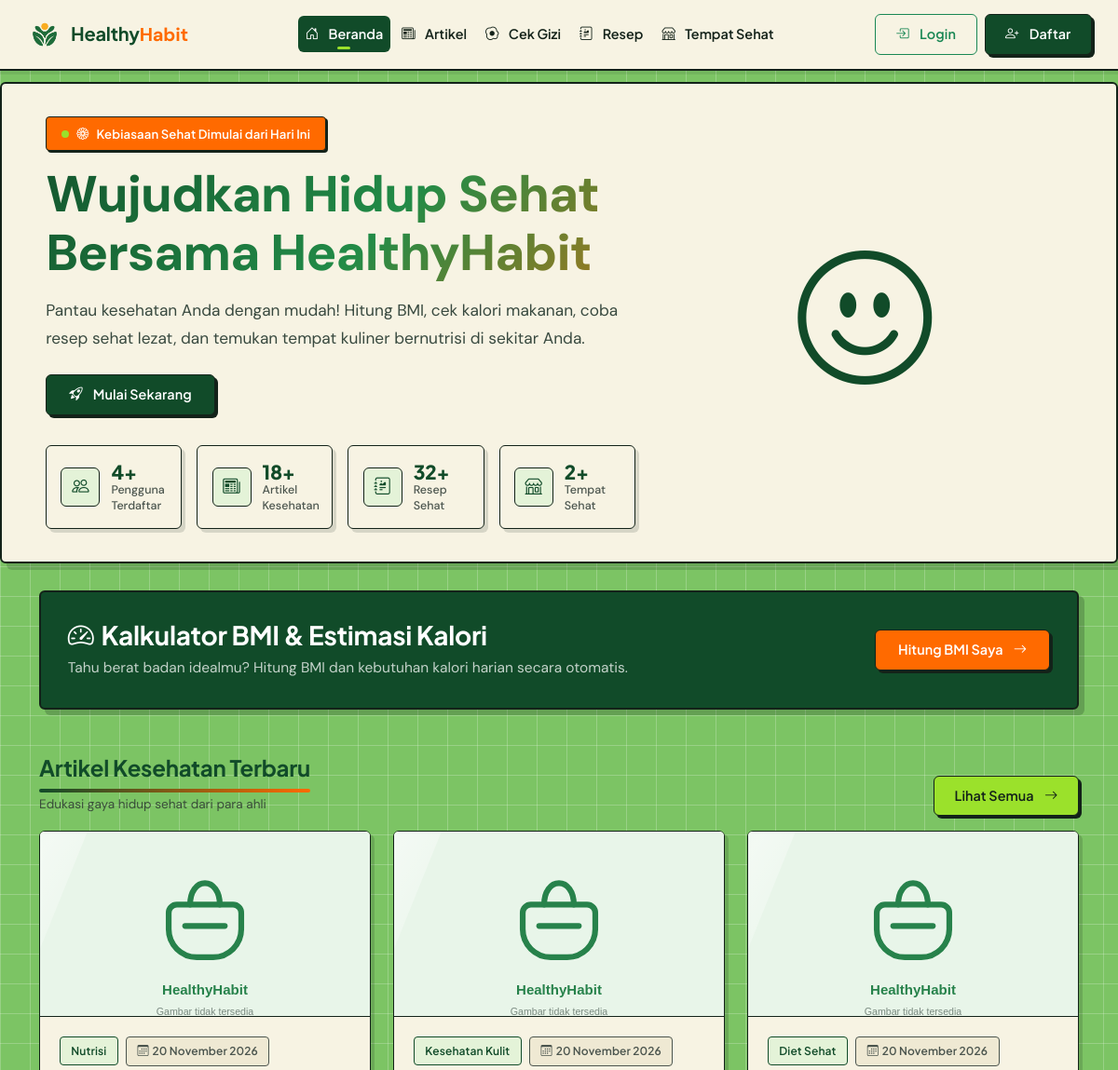
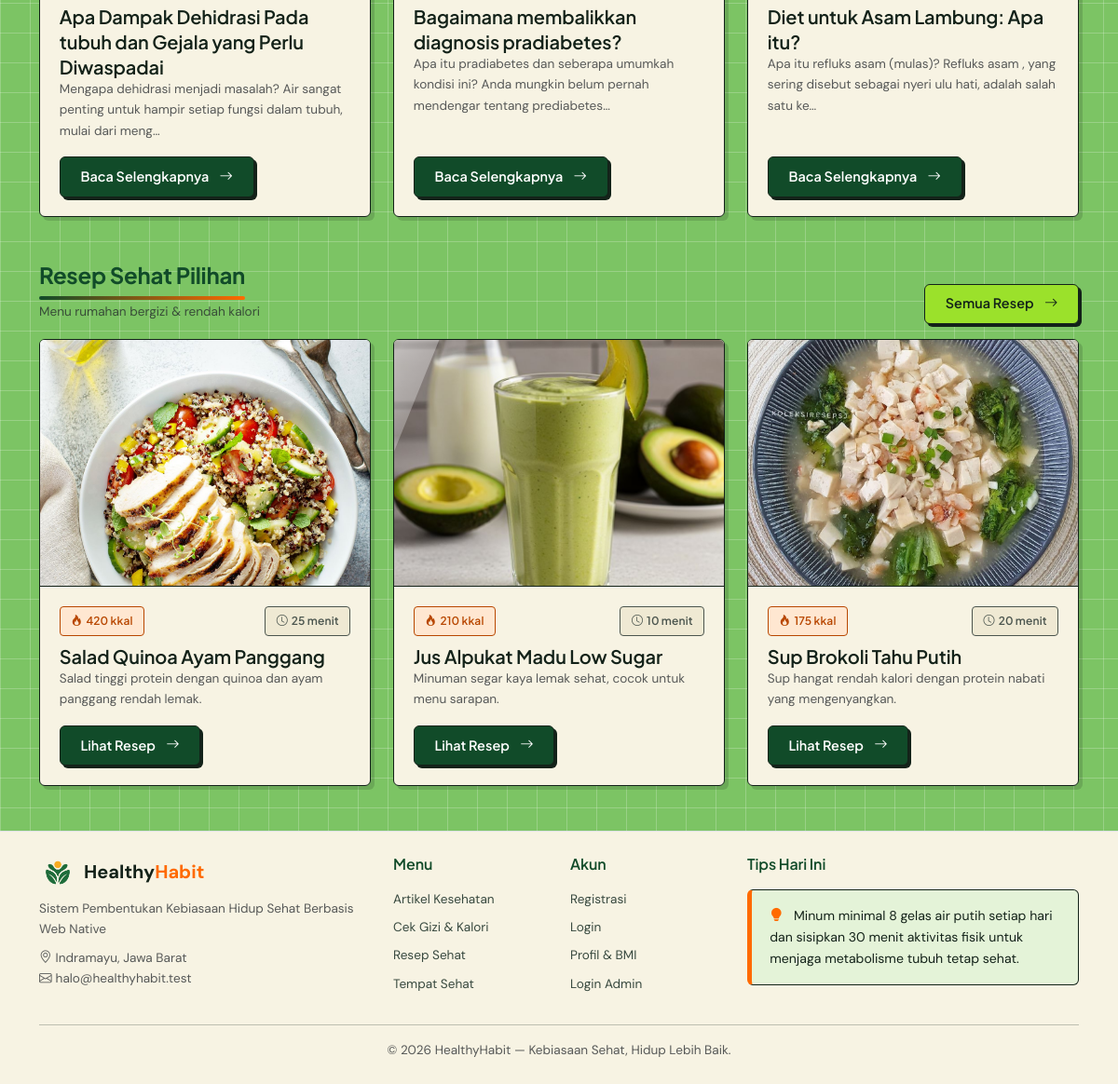
The page / on the database its author committed (2 pictures, top to bottom).
### tables this page shows
CREATE TABLE `artikel_kesehatan` (
  `id_artikel` int(11) NOT NULL AUTO_INCREMENT,
  `id_kategori_artikel` int(11) DEFAULT NULL,
  `id_admin` int(11) DEFAULT NULL,
  `judul_artikel` varchar(180) NOT NULL,
  `isi_artikel` text NOT NULL,
  `foto_artikel` varchar(255) DEFAULT NULL,
  `tanggal_terbit` date NOT NULL,
  PRIMARY KEY (`id_artikel`),
  KEY `fk_artikel_kategori` (`id_kategori_artikel`),
  KEY `fk_artikel_admin` (`id_admin`),
  CONSTRAINT `fk_artikel_admin` FOREIGN KEY (`id_admin`) REFERENCES `users` (`id_pengguna`) ON DELETE SET NULL ON UPDATE CASCADE,
  CONSTRAINT `fk_artikel_kategori` FOREIGN KEY (`id_kategori_artikel`) REFERENCES `kategori_artikel` (`id_kategori_artikel`) ON DELETE SET NULL ON UPDATE CASCADE
);

CREATE TABLE `kategori_artikel` (
  `id_kategori_artikel` int(11) NOT NULL AUTO_INCREMENT,
  `nama_kategori` varchar(60) NOT NULL,
  PRIMARY KEY (`id_kategori_artikel`),
  UNIQUE KEY `uq_kategori_nama` (`nama_kategori`)
);

CREATE TABLE `resep` (
  `id_resep` int(11) NOT NULL AUTO_INCREMENT,
  `id_admin` int(11) DEFAULT NULL,
  `judul_resep` varchar(180) NOT NULL,
  `deskripsi` varchar(255) NOT NULL,
  `bahan_bahan` text NOT NULL,
  `langkah_pembuatan` text NOT NULL,
  `waktu_masak` int(11) NOT NULL DEFAULT 0,
  `status_publikasi` enum('draft','dipublikasikan') NOT NULL DEFAULT 'draft',
  `total_kalori` int(11) NOT NULL DEFAULT 0,
  `foto_resep` varchar(255) DEFAULT NULL,
  PRIMARY KEY (`id_resep`),
  KEY `fk_resep_admin` (`id_admin`),
  CONSTRAINT `fk_resep_admin` FOREIGN KEY (`id_admin`) REFERENCES `users` (`id_pengguna`) ON DELETE SET NULL ON UPDATE CASCADE
);

### app/core/Controller.php (called while the page is built, shortened)
<?php
abstract class Controller
{
    protected function view(string $view, array $data = [], string $layout = 'main'): void
    {
        $contentFile = VIEWS_PATH . '/pages/' . $view . '.php';
        extract($data, EXTR_SKIP);
        require $contentFile;
    }
}

### app/controllers/HomeController.php (called while the page is built, shortened)
<?php
class HomeController extends Controller
{
    public function index(): void
    {
        $this->view('home/index', [
            'pageTitle'  => 'Beranda',
            'activeNav'  => 'beranda',
            'statistik'  => [
                'pengguna' => User::count(),
                'artikel'  => Artikel::count(),
                'resep'    => Resep::count(),
                'tempat'   => Tempat::count(),
            ],
            'artikel' => Artikel::terbaru(3),
            'resep'   => array_slice(Resep::cari(null, 'dipublikasikan'), 0, 3),
        ]);
    }
}

### app/core/Router.php (called while the page is built, shortened)
<?php
class Router
{
    private array $routes = [];
    private function add(string $method, string $pattern, array $handler): void
    {
        $regex = preg_replace_callback(
            '#\{(\w+)(?::([^}]+))?\}#',
            static fn(array $m): string => '(?P<' . $m[1] . '>' . ($m[2] ?? '[^/]+') . ')',
            $pattern
        );
        $this->routes[$method][] = ['#^' . $regex . '$#', $handler, $pattern];
    }
    public function dispatch(string $uri, string $method): void
    {
        $path = (string) parse_url($uri, PHP_URL_PATH);
        $path = '/' . trim($path, '/');
        $method = strtoupper($method);
        $match  = $this->match($method, $path);
        [$handler, $params] = $match;
        [$class, $action]   = $handler;
        $controller = new $class();
        $controller->$action(...array_values($params));
    }
    private function match(string $method, string $path): ?array
    {
        foreach ($this->routes[$method] ?? [] as [$regex, $handler]) {
            if (preg_match($regex, $path, $m)) {
                $params = array_filter($m, 'is_string', ARRAY_FILTER_USE_KEY);
                return [$handler, $params];
            }
        }
        return null;
    }
}

### index.php (called while the page is built, shortened)
<?php
require_once __DIR__ . '/app/helpers/helper.php';
spl_autoload_register(function (string $class): void {
    $candidates = [
        APP_PATH . '/core/' . $class . '.php',
        APP_PATH . '/models/' . $class . '.php',
        APP_PATH . '/services/' . $class . '.php',
        APP_PATH . '/controllers/' . $class . '.php',
        APP_PATH . '/controllers/admin/' . $class . '.php',
    ];
    foreach ($candidates as $file) {
        if (is_file($file)) {
            return;
        }
    }
});
$router = new Router();
$router->dispatch(
    $_SERVER['REQUEST_URI'] ?? '/',
    $_SERVER['REQUEST_METHOD'] ?? 'GET'
);

### app/core/Auth.php (called while the page is built, shortened)
<?php
class Auth
{
    public static function check(): bool
    {
        return isset($_SESSION['user']);
    }
}

### app/core/Database.php (called while the page is built, shortened)
<?php
class Database
{
    private static ?PDO $pdo = null;
    public static function connect(): PDO
    {
        if (self::$pdo instanceof PDO) {
            return self::$pdo;
        }
        $dsn = 'mysql:host=' . DB_HOST
            . ';port=' . DB_PORT
            . ';dbname=' . DB_NAME
            . ';charset=' . DB_CHARSET;
        try {
            self::$pdo = new PDO($dsn, DB_USER, DB_PASS, [
                PDO::ATTR_ERRMODE            => PDO::ERRMODE_EXCEPTION,
                PDO::ATTR_DEFAULT_FETCH_MODE => PDO::FETCH_ASSOC,
                PDO::ATTR_EMULATE_PREPARES   => false,
            ]);
        } catch (PDOException $ex) {
            http_response_code(500);
            exit(
                '<div style="font-family:Poppins,Arial,sans-serif;max-width:640px;margin:60px auto;padding:24px;border:1px solid #e0e0e0;border-radius:12px">'
                . '<h2 style="color:#27824B">Koneksi database gagal</h2>'
                . '<p>Pastikan <b>MySQL (XAMPP)</b> sudah berjalan, lalu impor file '
                . '<b>database/healthyhabit.sql</b> ke phpMyAdmin.</p>'
                . '<p style="color:#c0392b"><code>' . e($ex->getMessage()) . '</code></p>'
                . '</div>'
            );
        }
        return self::$pdo;
    }
}

### app/core/Model.php (called while the page is built, shortened)
<?php
abstract class Model
{
    protected static function db(): PDO
    {
        return Database::connect();
    }
}

### app/models/Artikel.php (called while the page is built, shortened)
<?php
class Artikel extends Model
{
    public static function terbaru(int $limit = 3): array
    {
        $st = static::db()->prepare(
            self::BASE_SELECT . ' ORDER BY a.tanggal_terbit DESC, a.id_artikel DESC LIMIT ' . (int) $limit
        );
        $st->execute();
        return $st->fetchAll();
    }
}

### app/helpers/helper.php (called while the page is built, shortened)
<?php
function e($value): string
{
    return htmlspecialchars((string) $value, ENT_QUOTES, 'UTF-8');
}
function tanggal_indo(?string $date, bool $withTime = false): string
{
    $bulan = [
        1 => 'Januari', 'Februari', 'Maret', 'April', 'Mei', 'Juni',
        'Juli', 'Agustus', 'September', 'Oktober', 'November', 'Desember',
    ];
    $ts = strtotime($date);
    $hasil = date('j', $ts) . ' ' . $bulan[(int) date('n', $ts)] . ' ' . date('Y', $ts);
    return $hasil;
}
function excerpt(?string $html, int $length = 140): string
{
    $text = trim(strip_tags((string) $html));
    if (mb_strlen($text) <= $length) {
        return $text;
    }
    return mb_substr($text, 0, $length) . '…';
}
function img_url(?string $filename, string $subdir): string
{
    if ($filename && is_file(UPLOAD_PATH . '/' . $subdir . '/' . basename($filename))) {
        return UPLOAD_URL . '/' . $subdir . '/' . basename($filename);
    }
    return BASE_URL . '/assets/img/placeholder.svg';
}

### app/models/Resep.php (called while the page is built, shortened)
<?php
class Resep extends Model
{
    public static function cari(?string $q = null, ?string $status = 'dipublikasikan', ?int $maksWaktu = null): array
    {
        $sql = 'SELECT r.*, ad.nama_lengkap AS penulis
                FROM resep r
                LEFT JOIN users ad ON ad.id_pengguna = r.id_admin';
        $where = [];
        $params = [];
        if ($status !== null && $status !== '') {
            $where[] = 'r.status_publikasi = ?';
            $params[] = $status;
        }
        if ($where) {
            $sql .= ' WHERE ' . implode(' AND ', $where);
        }
        $sql .= ' ORDER BY r.id_resep ASC';
        $st = static::db()->prepare($sql);
        $st->execute($params);
        return $st->fetchAll();
    }
}

### app/views/pages/home/index.php (the view, shortened to what this page needs)
<section class="hero">
    <div class="container">
        <div class="row align-items-center g-4">
            <div class="col-lg-7">
                <span class="hero-badge mb-3">
                    <?php if (Auth::check()): ?>
                        ✨ Selamat datang kembali, <?= e(Auth::user()['nama_lengkap']) ?>! Yuk, lanjutkan kebiasaan sehatmu.
                    <?php else: ?>
                        <i class="bi bi-flower1"></i> Kebiasaan Sehat Dimulai dari Hari Ini
                    <?php endif; ?>
                </span>
                <h1 class="mb-3">
                    <span class="text-gradient">Wujudkan Hidup Sehat<br>
                        Bersama HealthyHabit</span>
                </h1>
                <p class="lead mb-4">
                    Pantau kesehatan Anda dengan mudah! Hitung BMI, cek kalori makanan,
                    coba resep sehat lezat, dan temukan tempat kuliner bernutrisi di sekitar Anda.
                </p>
                <?php if (!Auth::check()): ?>
                    <div class="d-flex flex-wrap gap-2">
                        <a href="<?= BASE_URL . '/auth/register' ?>" class="btn btn-green fw-semibold px-4">
                            <i class="bi bi-rocket-takeoff me-1"></i>Mulai Sekarang
                        </a>
                    </div>
                    <div class="row g-3 mt-3">
                        <?php foreach ([
                            ['icon' => 'bi-people', 'num' => $statistik['pengguna'], 'label' => 'Pengguna Terdaftar'],
                            ['icon' => 'bi-newspaper', 'num' => $statistik['artikel'], 'label' => 'Artikel Kesehatan'],
                            ['icon' => 'bi-journal-richtext', 'num' => $statistik['resep'], 'label' => 'Resep Sehat'],
                            ['icon' => 'bi-shop', 'num' => $statistik['tempat'], 'label' => 'Tempat Sehat'],
                        ] as $s): ?>
                            <div class="col-6 col-xl-3">
                                <div class="stat-card h-100">
                                    <span class="stat-icon"><i class="bi <?= $s['icon'] ?>"></i></span>
                                    <div>
                                        <div class="stat-num"><?= (int) $s['num'] ?>+</div>
                                        <div class="stat-label"><?= $s['label'] ?></div>
                                    </div>
                                </div>
                            </div>
                        <?php endforeach; ?>
                    </div>
                <?php endif; ?>
            </div>
            <div class="col-lg-5 text-center d-none d-lg-block">
                <div class="hero-art"><i class="bi bi-emoji-smile"></i></div>
            </div>
        </div>
    </div>
</section>
<section class="container mt-4 mb-4">
    <div class="calc-panel d-flex flex-column flex-md-row align-items-center justify-content-between gap-3">
        <div>
            <h3 class="mb-1 text-white"><i class="bi bi-speedometer2 me-2"></i>Kalkulator BMI &amp; Estimasi Kalori</h3>
            <p class="mb-0 opacity-75">Tahu berat badan idealmu? Hitung BMI dan kebutuhan kalori harian secara otomatis.
            </p>
        </div>
        <a href="<?= BASE_URL ?>/bmi" class="btn btn-orange fw-semibold px-4 flex-shrink-0">
            Hitung BMI Saya <i class="bi bi-arrow-right ms-1"></i>
        </a>
    </div>
</section>
<section class="container mt-5">
    <div class="d-flex justify-content-between align-items-end mb-3 flex-wrap gap-2">
        <div>
            <h2 class="section-title mb-0">Artikel Kesehatan Terbaru</h2>
            <small class="text-muted">Edukasi gaya hidup sehat dari para ahli</small>
        </div>
        <a href="<?= BASE_URL ?>/artikel" class="btn btn-soft-green fw-semibold">
            Lihat Semua <i class="bi bi-arrow-right ms-1"></i>
        </a>
    </div>
    <div class="row g-4">
        <?php foreach ($artikel as $a): ?>
            <div class="col-md-4">
                <div class="card-soft h-100">
                    <div class="ratio ratio-article">
                        <img src="<?= img_url($a['foto_artikel'], 'artikel') ?>" alt="<?= e($a['judul_artikel']) ?>"
                            class="img-cover">
                    </div>
                    <div class="card-body d-flex flex-column">
                        <div class="mb-2">
                            <span class="tag"><?= e($a['nama_kategori'] ?? 'Umum') ?></span>
                            <span class="tag gray ms-1"><i
                                    class="bi bi-calendar3 me-1"></i><?= tanggal_indo($a['tanggal_terbit']) ?></span>
                        </div>
                        <h5 class="card-title"><?= e($a['judul_artikel']) ?></h5>
                        <p class="text-muted small flex-grow-1"><?= e(excerpt($a['isi_artikel'], 110)) ?></p>
                        <a href="<?= BASE_URL ?>/artikel/<?= (int) $a['id_artikel'] ?>"
                            class="btn btn-sm btn-green align-self-start">
                            Baca Selengkapnya <i class="bi bi-arrow-right ms-1"></i>
                        </a>
                    </div>
                </div>
            </div>
        <?php endforeach; ?>
    </div>
</section>
<section class="container mt-5 mb-4">
    <div class="d-flex justify-content-between align-items-end mb-3 flex-wrap gap-2">
        <div>
            <h2 class="section-title mb-0">Resep Sehat Pilihan</h2>
            <small class="text-muted">Menu rumahan bergizi & rendah kalori</small>
        </div>
        <a href="<?= BASE_URL ?>/resep" class="btn btn-soft-green fw-semibold">
            Semua Resep <i class="bi bi-arrow-right ms-1"></i>
        </a>
    </div>
    <div class="row g-4">
        <?php foreach ($resep as $r): ?>
            <div class="col-md-4">
                <div class="card-soft h-100">
                    <div class="ratio ratio-thumb">
                        <img src="<?= img_url($r['foto_resep'], 'resep') ?>" alt="<?= e($r['judul_resep']) ?>"
                            class="img-cover">
                    </div>
                    <div class="card-body d-flex flex-column">
                        <div class="d-flex justify-content-between align-items-start mb-2">
                            <span class="tag orange"><i class="bi bi-fire me-1"></i><?= (int) $r['total_kalori'] ?>
                                kkal</span>
                            <span class="tag gray"><i class="bi bi-clock me-1"></i><?= (int) $r['waktu_masak'] ?>
                                menit</span>
                        </div>
                        <h5 class="card-title"><?= e($r['judul_resep']) ?></h5>
                        <p class="text-muted small flex-grow-1"><?= e(excerpt($r['deskripsi'], 90)) ?></p>
                        <a href="<?= BASE_URL ?>/resep/<?= (int) $r['id_resep'] ?>"
                            class="btn btn-sm btn-green align-self-start">
                            Lihat Resep <i class="bi bi-arrow-right ms-1"></i>
                        </a>
                    </div>
                </div>
            </div>
        <?php endforeach; ?>
    </div>
</section>

### rows shown on the page
artikel_kesehatan: id_kategori_artikel.nama_kategori "Nutrisi", tanggal_terbit "20 November 2026", judul_artikel "Apa Dampak Dehidrasi Pada tubuh dan Gejala yang Perlu Diwaspadai", isi_artikel "Mengapa dehidrasi menjadi masalah? Air sangat penting untuk hampir setiap fungsi dalam tubuh, mulai dari meng…"
artikel_kesehatan: id_kategori_artikel.nama_kategori "Kesehatan Kulit", tanggal_terbit "20 November 2026", judul_artikel "Bagaimana membalikkan diagnosis pradiabetes?", isi_artikel "Apa itu pradiabetes dan seberapa umumkah kondisi ini? Anda mungkin belum pernah mendengar tentang prediabetes…"
artikel_kesehatan: id_kategori_artikel.nama_kategori "Diet Sehat", tanggal_terbit "20 November 2026", judul_artikel "Diet untuk Asam Lambung: Apa itu?", isi_artikel "Apa itu refluks asam (mulas)? Refluks asam , yang sering disebut sebagai nyeri ulu hati, adalah salah satu ke…"
resep: foto_resep (picture), total_kalori "420", waktu_masak "25", judul_resep "Salad Quinoa Ayam Panggang", deskripsi "Salad tinggi protein dengan quinoa dan ayam panggang rendah lemak."
resep: foto_resep (picture), total_kalori "210", waktu_masak "10", judul_resep "Jus Alpukat Madu Low Sugar", deskripsi "Minuman segar kaya lemak sehat, cocok untuk menu sarapan."
resep: foto_resep (picture), total_kalori "175", waktu_masak "20", judul_resep "Sup Brokoli Tahu Putih", deskripsi "Sup hangat rendah kalori dengan protein nabati yang mengenyangkan."

### other values the page prints
$s['num'] "4"
$s['label'] "Pengguna Terdaftar"
$s['num'] "18"
$s['label'] "Artikel Kesehatan"
$s['num'] "32"
$s['label'] "Resep Sehat"
$s['num'] "2"
$s['label'] "Tempat Sehat"
APP_TAGLINE "Sistem Pembentukan Kebiasaan Hidup Sehat Berbasis Web Native"
APP_NAME "HealthyHabit"
